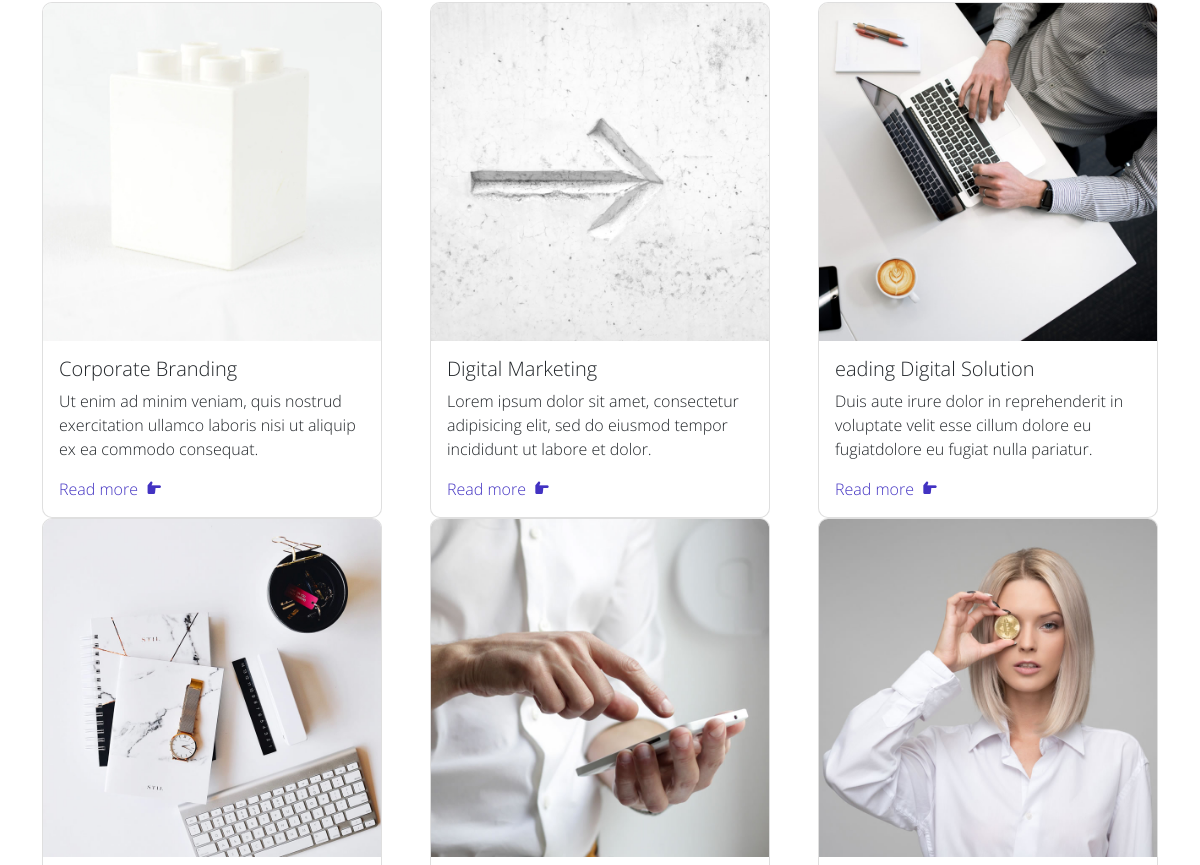
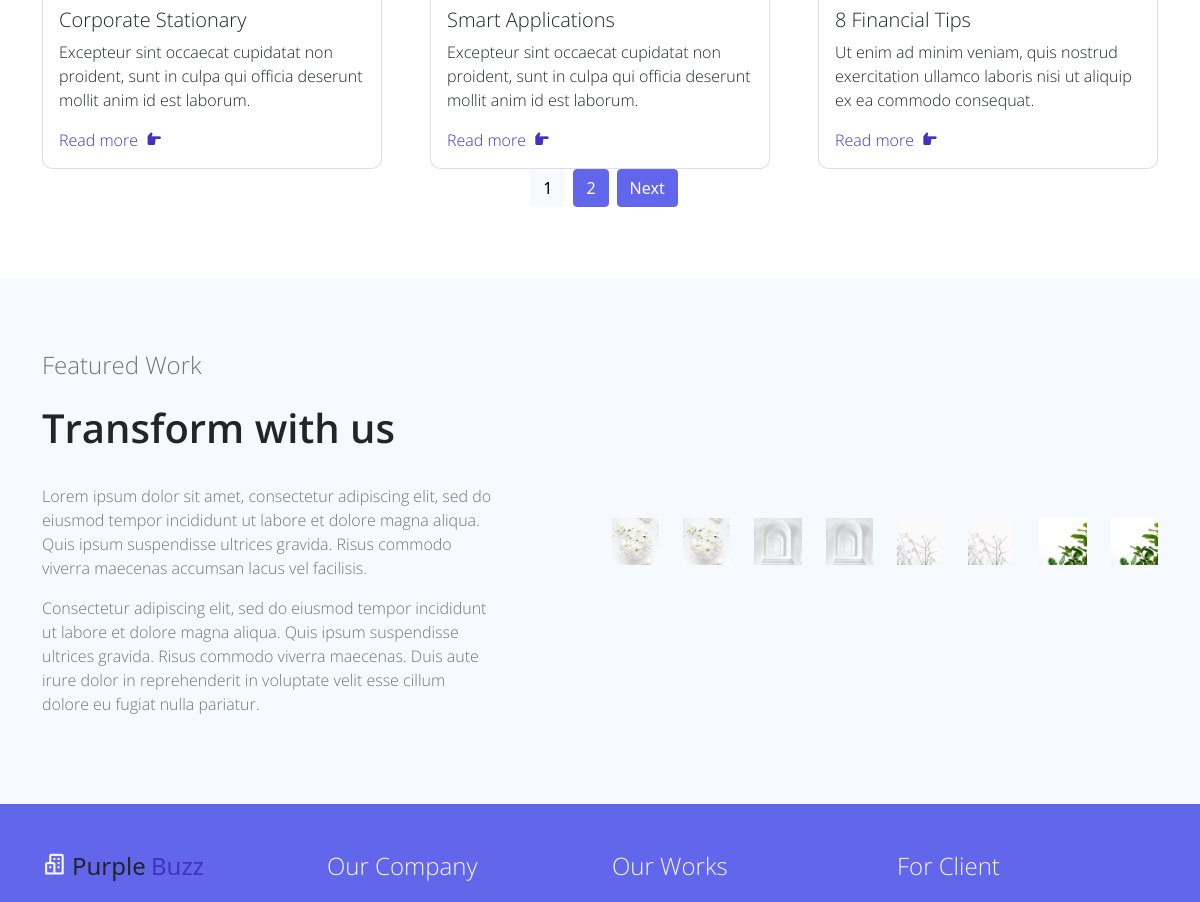
Before: /work/ (middle part) with the older database file (2 pictures, top to bottom).
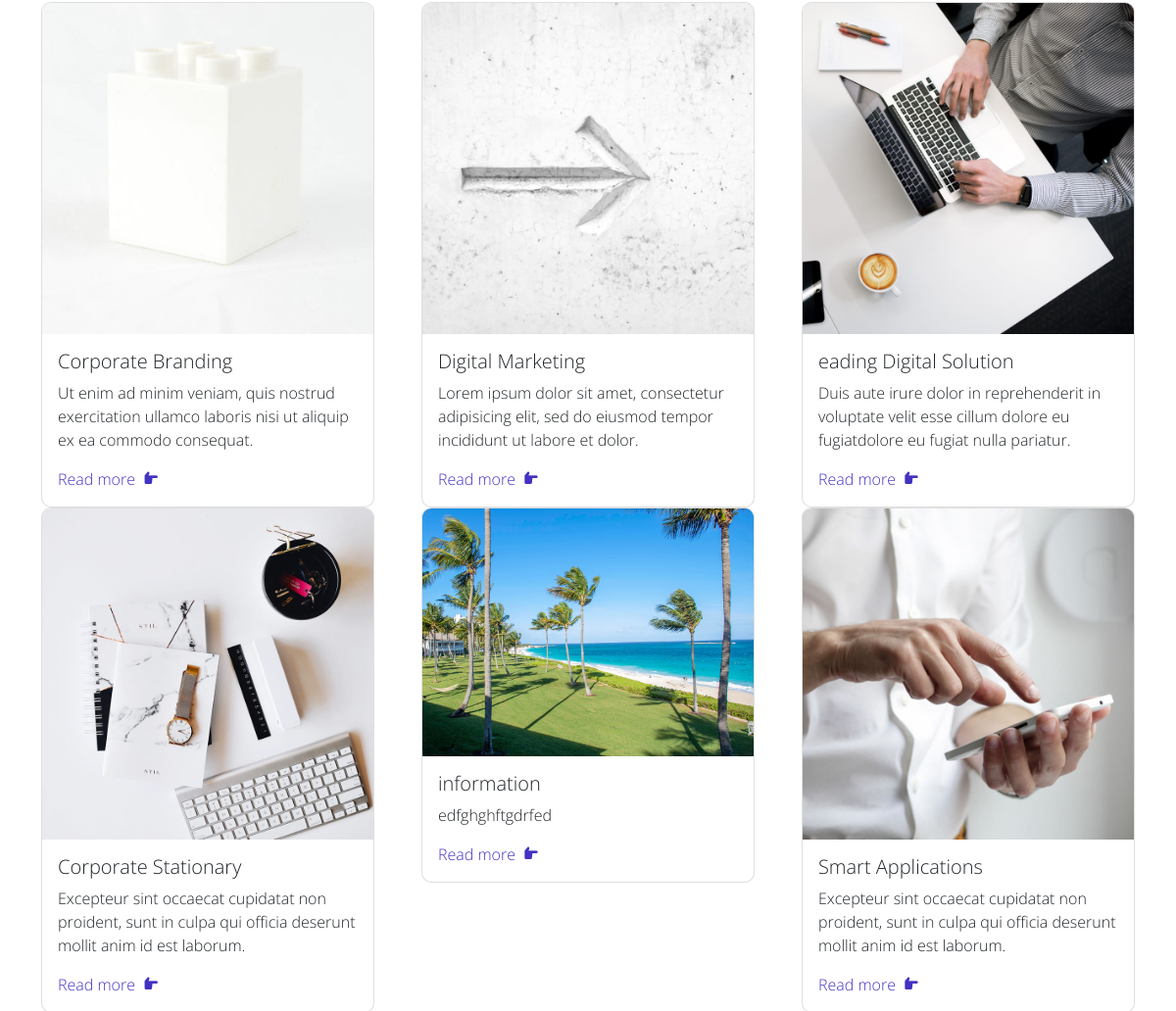
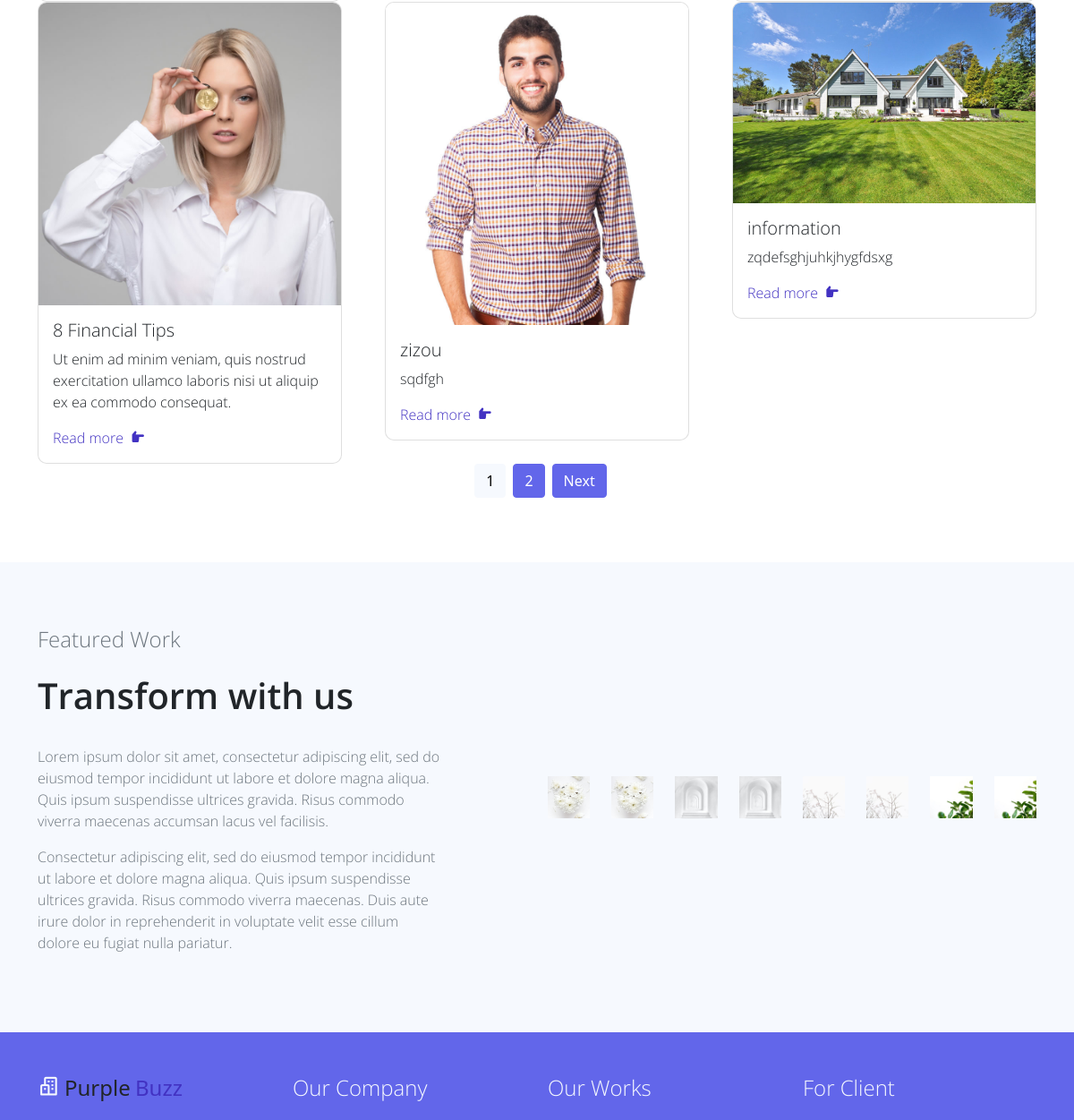
After: the same page with the newer database file (2 pictures, top to bottom).
### portfolioapp/models.py (models this page shows, shortened)
class Work(Convention):
    title = models.CharField(max_length=250)
    description = models.TextField()
    categorie = models.ForeignKey("CategorieWork", on_delete=models.CASCADE, related_name="categorie_work")
    image = models.FileField(upload_to='image_work')
    class Meta:
        verbose_name = 'Work'
        verbose_name_plural = 'Works'

class Transform(Convention):
    name = models.CharField(max_length=250)
    image = models.FileField(upload_to='image_transform')
    class Meta:
        verbose_name = 'Transform'
        verbose_name_plural = 'Transforms'

### sitewebapp/models.py (models this page shows, shortened)
class Convention(models.Model):
    date_add = models.DateTimeField(auto_now_add=True)
    date_update = models.DateTimeField(auto_now=True)
    status = models.BooleanField()
    class Meta:
        abstract = True

class Website(Convention):
    phone = models.CharField(max_length=250)
    copyright = models.CharField(max_length=250)
    name_site = models.CharField( max_length=250)
    email = models.EmailField()
    description_team = models.TextField()
    description_footer = models.TextField()
    description_creative = models.TextField()
    description_transform = models.TextField()
    description_newsletter = models.TextField()
    class Meta:
        verbose_name = 'Website'
        verbose_name_plural = 'Websites'

### sitewebapp/views.py (the view)
# urls.py: path('work/', views.work, name='work'),
def work(request):
    page = request.GET.get('page')
    page = page if page else 1
    categorieWorks = models_portfolio.CategorieWork.objects.filter(status=True)
    transforms = models_portfolio.Transform.objects.filter(status=True)
    works = models_portfolio.Work.objects.filter(status=True)
    paginator = Paginator(works,3)
    try:
        works_list = paginator.page(page)
    except PageNotAnInteger:
        works_list = paginator.page(1)
    except EmptyPage:
        works_list = paginator.page(paginator.num_pages)
    socials = models_contact.Social.objects.filter(status=True)
    sites = models.Website.objects.filter(status=True).first()
    return render(request, 'work.html', locals())

### templates/work.html (shortened to what this page needs)
{% extends 'base/base.html'%}
{% load static %}
{% block content %}
    <section class="container py-5">
        <div class="row projects gx-lg-5">
        {% for cat in categorieWorks %}
            {% for work in cat.categorie_work.all %}
            <a href="{% url 'work_single' work.id %}" class="col-sm-6 col-lg-4 text-decoration-none project  cat{{cat.id}}">
                <div class="service-work overflow-hidden card mb-5 mx-5 m-sm-0">
                    <img class="card-img-top" src="{{work.image.url}}" alt="...">
                    <div class="card-body">
                        <h5 class="card-title light-300 text-dark">{{work.title}}</h5>
                        <p class="card-text light-300 text-dark">
                            {{work.description}}
                        </p>
                        <span class="text-decoration-none text-primary light-300">
                              Read more <i class='bx bxs-hand-right ms-1'></i>
                        </span>
                    </div>
                </div>
            </a>
            {% endfor %}
        {% endfor %}
        </div>
        <div class="row">
            <div class="btn-toolbar justify-content-center pb-4" role="toolbar" aria-label="Toolbar with button groups">
                <div class="btn-group me-2" role="group" aria-label="Second group">
                    <button type="button" class="btn btn-light">1</button>
                </div>
                <div class="btn-group me-2" role="group" aria-label="Second group">
                    <button type="button" class="btn btn-secondary text-white">2</button>
                </div>
                <div class="btn-group" role="group" aria-label="Third group">
                {% if works_list.has_next%}
                    <a href='?page={{works.next_page_number }}' type="button" class="btn btn-secondary text-white">Next</a>
                {% endif %}
                </div>
            </div>
        </div>
    </section>
    <section class="bg-light py-5">
        <div class="feature-work container my-4">
            <div class="row d-flex d-flex align-items-center">
                <div class="col-lg-5">
                    <h3 class="feature-work-title h4 text-muted light-300">Featured Work</h3>
                    <h1 class="feature-work-heading h2 py-3 semi-bold-600">Transform with us</h1>
                    <p class="feature-work-body text-muted light-300">
                    {{sites.description_transform |safe}}
                    </p>
                </div>
                <div class="col-lg-6 offset-lg-1 align-left">
                    <div class="row">
                    {% for transform in transforms %}
                        <a class="col" data-type="image" data-fslightbox="gallery" href="{{transform.image.url}}">
                            <img class="img-fluid" src="{{transform.image.url}}">
                        </a>
                        <a class="col" data-type="image" data-fslightbox="gallery" href="{{transform.image.url}}">
                            <img class="img-fluid" src="{{transform.image.url}}">
                        </a>
                    {% endfor %}
                    </div>
                </div>
            </div>
        </div>
    </section>
{% endblock %}

### templates/base/base.html (shortened to what this page needs)
{% load static %}
<!DOCTYPE html>
<html lang="en">
<head>
    <link href="{% static 'assets/css/bootstrap.min.css' %}" rel="stylesheet">
    <link href="{% static 'assets/css/boxicon.min.css' %}" rel="stylesheet">
    <link rel="stylesheet" href="{% static 'assets/css/templatemo.css' %}">
    <link rel="stylesheet" href="{% static 'assets/css/custom.css' %}">
</head>
<body>
   {% block content %}
    {% endblock %}
    <footer class="bg-secondary pt-4">
        <div class="container">
            <div class="row py-4">
                <div class="col-lg-3 col-12 align-left">
                    <a class="navbar-brand" href="index.html">
                        <i class='bx bx-buildings bx-sm text-light'></i>
                       {{sites.name_site |safe}}
                    </a>
                </div>
                <div class="col-lg-3 col-md-4 my-sm-0 mt-4">
                    <h3 class="h4 pb-lg-3 text-light light-300">Our Company</h2>
                </div>
                <div class="col-lg-3 col-md-4 my-sm-0 mt-4">
                    <h2 class="h4 pb-lg-3 text-light light-300">Our Works</h2>
                </div>
                <div class="col-lg-3 col-md-4 my-sm-0 mt-4">
                    <h2 class="h4 pb-lg-3 text-light light-300">For Client</h2>
                </div>
            </div>
        </div>
    </footer>
</body>
</html>

### static/assets/css/templatemo.css (style rules this page uses)
html { font-family: 'Open Sans', sans-serif; }
p, a { font-weight: 400; }
.h2 { font-size: 40px; }
.light-300 { font-family: 'Open Sans', sans-serif !important; font-weight: 300; }
.semi-bold-600 { font-family: 'Open Sans', sans-serif !important; font-weight: 600; }
.service-work.card { border-radius: 10px !important; cursor: pointer; }

Changed rows visible on the page:
added Work: image (picture), title "information", description "edfghghftgdrfed", shown under CategorieWork (number 3 of 4 on the later page)
added Work: image (picture), title "zizou", description "sqdfgh", shown under CategorieWork (number 4 of 4 on the later page)
added Work: image (picture), title "information", description "zqdefsghjuhkjhygfdsxg", shown under CategorieWork (number 4 of 4 on the later page)
